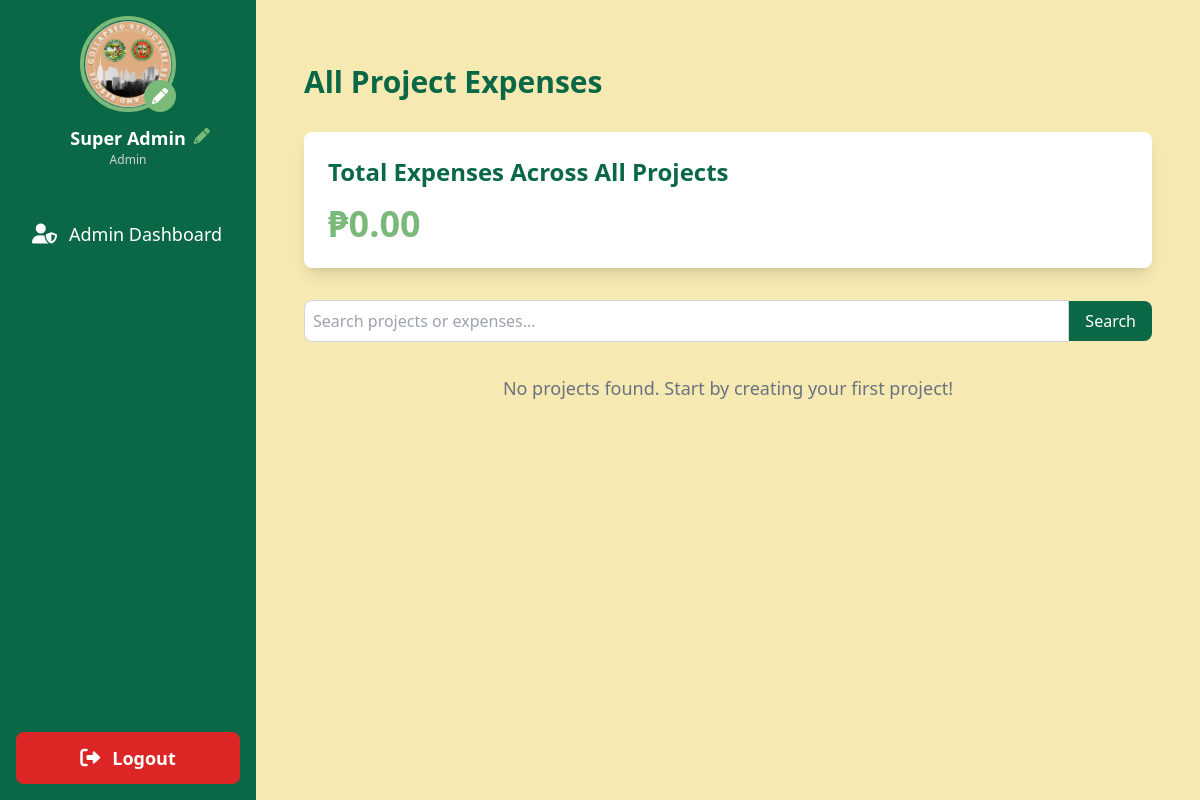
The page /expenses/ (signed in) on the database its author committed.
### sk_project/models.py (models this page shows, shortened)
class User(AbstractUser):
    is_chairman = models.BooleanField(default=False)
    profile_picture = models.ImageField(upload_to='profile_pics/', default='profile_pics/default_avatar.png', blank=True)
    address = models.TextField(blank=True, null=True)
    contact_number = models.CharField(max_length=15, blank=True, null=True)
    groups = models.ManyToManyField(
        Group,
        verbose_name=_('groups'),
        blank=True,
        help_text=_(
            'The groups this user belongs to. A user will get all permissions '
            'granted to each of their groups.'
        ),
        related_name='sk_user_set',
        related_query_name='sk_user',
    )
    user_permissions = models.ManyToManyField(
        Permission,
        verbose_name=_('user permissions'),
        blank=True,
        help_text=_('Specific permissions for this user.'),
        related_name='sk_user_set',
        related_query_name='sk_user',
    )

### sk_project/views.py (the view)
# urls.py: path('expenses/', views.all_expenses, name='all_expenses'),
@login_required
def all_expenses(request):
    total_expenses = Project.objects.filter(chairman=request.user).aggregate(total=models.Sum('expenses__amount'))['total'] or 0
    projects = Project.objects.filter(chairman=request.user).annotate(
    total_expenses=models.Sum('expenses__amount')
    )
    search_query = request.GET.get('search', '')
    if search_query:
        projects = projects.filter(
            Q(name__icontains=search_query) |
            Q(expenses__item_name__icontains=search_query) |
            Q(expenses__description__icontains=search_query)
        ).distinct()
    context = {
        'projects': projects,
        'total_expenses': total_expenses,
        'search_query': search_query,
    }
    return render(request, 'all_expenses.html', context)

### templates/all_expenses.html
{% extends 'base.html' %}
{% load humanize %}
{% block content %}
    <div class="container mx-auto px-4 py-8">
        <h1 class="text-3xl font-bold text-tertiary mb-8">All Project Expenses</h1>
        <div class="bg-white rounded-lg shadow-lg p-6 mb-8">
            <h2 class="text-2xl font-semibold text-tertiary mb-4">Total Expenses Across All Projects</h2>
            <p class="text-4xl font-bold text-quaternary">₱{{ total_expenses|floatformat:2|intcomma }}</p>
        </div>
        <form method="get" class="mb-8">
            <div class="flex items-center">
                <input type="text" name="search" placeholder="Search projects or expenses..." value="{{ search_query }}" class="flex-grow p-2 border border-gray-300 rounded-l-lg focus:outline-none focus:ring-2 focus:ring-tertiary">
                <button type="submit" class="bg-tertiary text-white px-4 py-2 rounded-r-lg hover:bg-tertiary-dark focus:outline-none focus:ring-2 focus:ring-tertiary">
                    Search
                </button>
            </div>
        </form>
        {% for project in projects %}
            <div class="bg-white rounded-lg shadow-lg overflow-hidden mb-8 transition-all duration-300 hover:shadow-xl">
                <div class="bg-tertiary text-white p-4">
                    <h2 class="text-2xl font-semibold">{{ project.name }}</h2>
                </div>
                <div class="p-6">
                    <div class="grid grid-cols-1 md:grid-cols-3 gap-4 mb-6">
                        <div class="bg-primary rounded-lg p-4 transition-all duration-300 hover:shadow-md">
                            <p class="font-semibold text-tertiary">Budget</p>
                            <p class="text-2xl font-bold">₱{{ project.budget|floatformat:2|intcomma }}</p>
                        </div>
                        <div class="bg-secondary rounded-lg p-4 transition-all duration-300 hover:shadow-md">
                            <p class="font-semibold text-tertiary">Total Expenses</p>
                            <p class="text-2xl font-bold">₱{{ project.total_expenses|floatformat:2|intcomma }}</p>
                        </div>
                        <div class="bg-quaternary rounded-lg p-4 transition-all duration-300 hover:shadow-md">
                            <p class="font-semibold text-white">Remaining Budget</p>
                            <p class="text-2xl font-bold text-white">₱{{ project.remaining_budget|floatformat:2|intcomma }}</p>
                        </div>
                    </div>
                    <h3 class="text-xl font-semibold mb-4">Expense Details</h3>
                    <div class="overflow-x-auto">
                        <table class="min-w-full bg-white">
                            <thead class="bg-gray-100">
                                <tr>
                                    <th class="py-3 px-4 text-left">Date</th>
                                    <th class="py-3 px-4 text-left">Item</th>
                                    <th class="py-3 px-4 text-left">Quantity</th>
                                    <th class="py-3 px-4 text-left">Price per Unit</th>
                                    <th class="py-3 px-4 text-left">Description</th>
                                    <th class="py-3 px-4 text-left">Amount</th>
                                </tr>
                            </thead>
                            <tbody>
                                {% for expense in project.expenses.all %}
                                    <tr class="{% cycle 'bg-gray-50' 'bg-white' %} hover:bg-gray-100 transition-colors duration-200">
                                        <td class="py-3 px-4">{{ expense.date_incurred }}</td>
                                        <td class="py-3 px-4">{{ expense.item_name }}</td>
                                        <td class="py-3 px-4">{{ expense.quantity }}</td>
                                        <td class="py-3 px-4">₱{{ expense.price_per_unit|floatformat:2|intcomma }}</td>
                                        <td class="py-3 px-4">{{ expense.description }}</td>
                                        <td class="py-3 px-4">₱{{ expense.amount|floatformat:2|intcomma }}</td>
                                    </tr>
                                {% empty %}
                                    <tr>
                                        <td colspan="6" class="py-3 px-4 text-center text-gray-500">No expenses recorded for this project.</td>
                                    </tr>
                                {% endfor %}
                            </tbody>
                        </table>
                    </div>
                </div>
            </div>
        {% empty %}
            <p class="text-center text-gray-500 text-lg">No projects found. Start by creating your first project!</p>
        {% endfor %}
    </div>
{% endblock %}

### templates/base.html (shortened to what this page needs)
<!DOCTYPE html>
<html lang="en">
    {% load static %}
    <head>
        <script src="https://cdn.tailwindcss.com"></script>
        <link href="https://cdnjs.cloudflare.com/ajax/libs/font-awesome/6.0.0-beta3/css/all.min.css" rel="stylesheet">
    </head>
    <body class="bg-secondary">
        <div class="flex h-screen">
            <aside class="w-64 bg-tertiary text-white flex flex-col">
                <div class="p-4 flex flex-col items-center">
                    <a href="{% url 'edit_profile' %}" class="mb-3 relative">
                        {% if user.profile_picture %}
                            <img src="{{ user.profile_picture.url }}" alt="Profile Picture" class="w-24 h-24 rounded-full border-4 border-quaternary hover:border-primary transition-colors duration-200">
                        {% else %}
                            <img src="{% static 'img/drr.png' %}" alt="Default Profile Picture" class="w-24 h-24 rounded-full border-4 border-quaternary hover:border-primary transition-colors duration-200">
                        {% endif %}
                        <i class="fas fa-pencil-alt absolute bottom-0 right-0 bg-quaternary text-white p-2 rounded-full"></i>
                    </a>
                    <div class="text-center relative">
                        <h2 class="text-lg font-semibold">{{ user.get_full_name|title }}</h2>
                        <p class="text-xs text-gray-300">{{ user.address|truncatechars:20|capfirst }}</p>
                        <a href="{% url 'edit_profile' %}" class="absolute -right-6 top-0">
                            <i class="fas fa-pencil-alt text-quaternary hover:text-primary transition-colors duration-200"></i>
                        </a>
                    </div>
                </div>
                <nav class="mt-6 flex-grow">
                    {% if user.is_superuser %}
                        <a href="{% url 'admin_dashboard' %}" class="block py-3 px-6 hover:bg-quaternary transition-colors duration-200  rounded-lg mb-2 mx-2 flex items-center">
                            <i class="fas fa-user-shield mr-3 text-xl"></i> <span class="text-lg">Admin Dashboard</span>
                        </a>
                    {% endif %}
                </nav>
                <div class="p-4 mt-auto">
                    <a href="{% url 'logout' %}" class="block py-3 px-6 bg-red-600 text-white rounded-lg hover:bg-red-700 transition-colors duration-200 text-center flex items-center justify-center">
                        <i class="fas fa-sign-out-alt mr-3 text-xl"></i> <span class="text-lg font-semibold">Logout</span>
                    </a>
                </div>
            </aside>
            <main class="flex-1 p-8 overflow-y-auto">
                {% block content %}
                {% endblock %}
            </main>
        </div>
    </body>
</html>

### rows shown on the page
User: profile_picture (picture), get_full_name "Super Admin", address "Admin"

### other values the page prints
{{ total_expenses|floatformat:2|intcomma }} "0.00"
